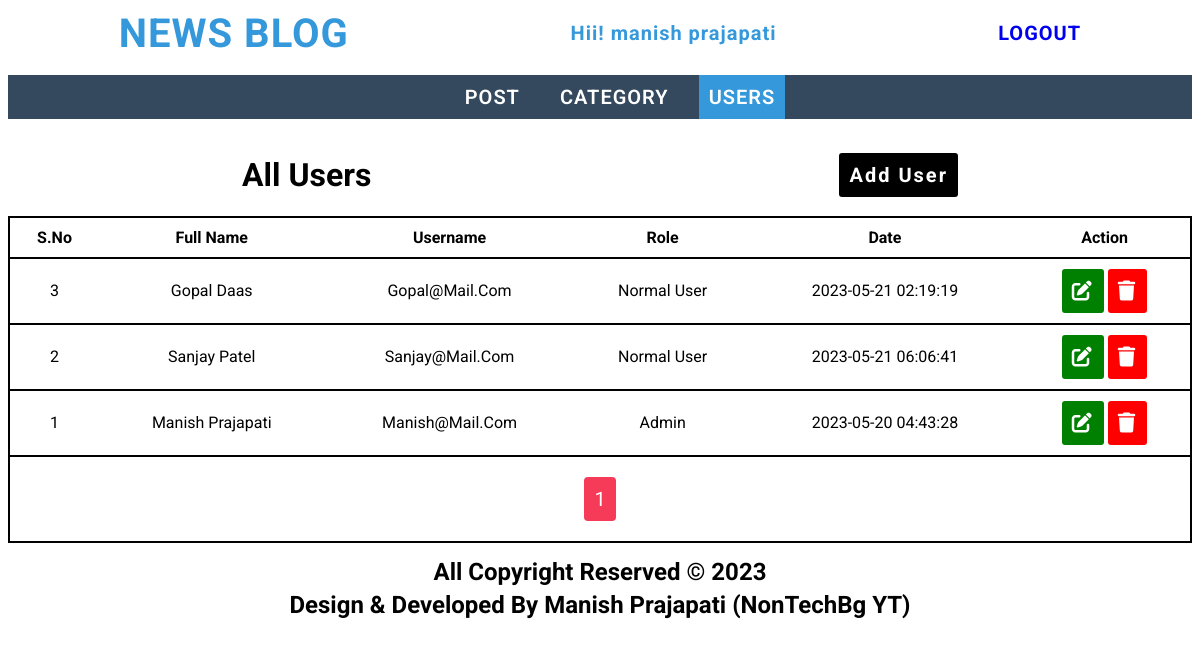
The page /admin/users.php (signed in) on the database its author committed.
### tables this page shows
CREATE TABLE `users` (
  `sr_no` int(11) NOT NULL,
  `fname` varchar(100) NOT NULL,
  `lname` varchar(100) NOT NULL,
  `uname` varchar(100) NOT NULL,
  `password` varchar(100) NOT NULL,
  `role` int(1) NOT NULL,
  `date` datetime NOT NULL
);

### admin/users.php (the view, shortened to what this page needs)
<?php require_once("parts/header.php"); ?>
    <div class="d-flex">
        <h1>All Users</h1>
        <a href="add_user.php" class="btn-black">add user</a>
    </div>
    <table>
        <thead>
            <tr>
                <th>S.No</th>
                <th>full name</th>
                <th>username</th>
                <th>role</th>
                <th>date</th>
                <th>action</th>
            </tr>
        </thead>
        <tbody>
        <?php
            $query = "SELECT * FROM users ORDER BY sr_no DESC LIMIT $offset,$global_limit";
            $result = mysqli_query($conn,$query);
            $total_rows = mysqli_num_rows($result);
            if($total_rows > 0){
                while($data = mysqli_fetch_assoc($result)){
                    $user = $data['role'] == 0 ? "admin":"normal user";
                    echo "<tr>
                    <td>{$data['sr_no']}</td>
                    <td>{$data['fname']} {$data['lname']}</td>
                    <td>{$data['uname']}</td>
                    <td>$user</td>
                    <td>{$data['date']}</td>
                    <td>
                        <a class='btn-green' href='edit_user.php?id={$data['sr_no']}'><i class='fa-solid fa-pen-to-square'></i></a>
                        <a class='btn-red' href='del_user.php?id={$data['sr_no']}'><i class='fa-solid fa-trash'></i></a>
                    </td>
                </tr>";
                }
            }else{
                echo "<tr><td colspan='6'>no users found</td></tr>";
            }
            $pagi_query = "SELECT COUNT(*) as total FROM users";
            $result2 = mysqli_query($conn,$pagi_query);
            $info = mysqli_fetch_assoc($result2);
            $total_records = $info['total'];
            $total_pages = ceil($total_records/$global_limit);
        ?>
        </tbody>
        <tfoot>
            <tr>
                <td colspan='8'>
                <div class='pagination'>
                    <?php
                        for($i=1;$i<=$total_pages;$i++){
                            $active = $page == $i ? "active":"";
                            echo "<a href='users.php?page=$i' class='$active'>$i</a>";
                        }
                    ?>
                </div>
                </td>
            </tr>
        </tfoot>
    </table>
<?php require_once("parts/footer.php"); ?>

### admin/color.css (style rules this page uses)
* { font-family: 'Roboto', sans-serif; list-style-type: none; }
a { text-decoration: none; }
.login,.btn-black,.btn-green,.btn-red { outline: none; border: none; padding: 10px; text-transform: capitalize; letter-spacing: 2px; color: #fff; background-color: #3498db; border-radius: 3px; cursor: pointer; font-size: 20px; font-weight: bold; }
.btn-black { background-color: black; }
.btn-green { display: inline-block; background-color: green; }
.btn-red { display: inline-block; background-color: red; }
.d-flex { display: flex; justify-content: space-around; align-items: center; }
table { width: 100%; border: 2px solid black; border-radius: 3px; text-transform: capitalize; text-align: center; border-collapse: collapse; }
table th,table td { padding: 10px; }
table tr { border-bottom: 2px solid black; }
table tr:first-child { border-top: 2px solid black; }
table tr:last-child { border-bottom: none; }
.pagination { padding: 20px; margin: 0 auto; }
.pagination a { text-transform: capitalize; font-size: 20px; background-color: #3c40c6; color: #fff; padding: 10px; border-radius: 4px; margin: 0 3px; }
.pagination a.active { background-color: #f53b57; }

### rows shown on the page
users: sr_no "3", fname "Gopal", lname "Daas", uname "Gopal@mail.com", role "Normal User", date "2023-05-21 02:19:19"
users: sr_no "2", fname "Sanjay", lname "Patel", uname "Sanjay@mail.com", role "Normal User", date "2023-05-21 06:06:41"
users: sr_no "1", fname "Manish", lname "Prajapati", uname "Manish@mail.com", role "Admin", date "2023-05-20 04:43:28"

### other values the page prints
$_SESSION["full_name"] "manish prajapati"
$val "POST"
$val "CATEGORY"
$val "USERS"
